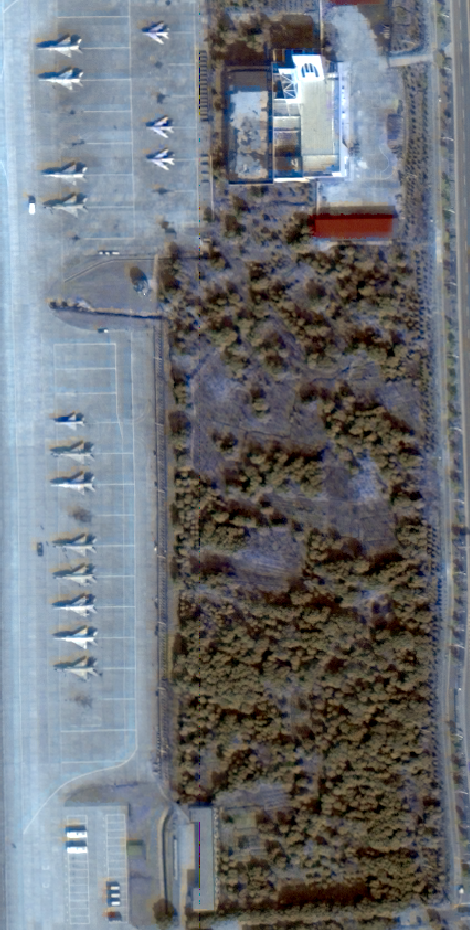
#> input picture images/Airfield_crop.png, 470 x 930 px
$ python test.py images/Airfield_crop.png
#> lines starting #> are read from the running program, lines starting #| are printed output that depends on the picture; after the words box and inside, x2 and y2 are one past the last pixel; in counts of white or black regions, pixels touching at a corner belong together
#!/usr/bin/python
import cv2
import numpy as np
import sys

if __name__ == '__main__':
    try:
        fn = sys.argv[1]
    except:
        fn = '../data/road/test_Adachi_00001.jpg'

    """
    img = cv2.imread(fn)
    #flag, img = cap.read()
    gray = cv2.cvtColor(img, cv2.COLOR_BGR2GRAY)

    cv2.imshow('Original',img)

    gray_filtered = cv2.inRange(gray, 190, 255)
    cv2.imshow('Gray filtered',gray_filtered)

    def update(_):
        thrs1 = cv2.getTrackbarPos('thrs1', 'edge')
        thrs2 = cv2.getTrackbarPos('thrs2', 'edge')
        edge = cv2.Canny(gray, thrs1, thrs2, apertureSize=5)

        vis = img.copy()
        vis = np.uint8(vis/2.)
        vis[edge != 0] = (0, 255, 0)
        cv2.imshow('edge', vis)

    cv2.namedWindow('edge')
    cv2.createTrackbar('thrs1', 'edge', 3240, 5000, update)
    cv2.createTrackbar('thrs2', 'edge', 5000, 5000, update)

    update(None)
    """

    img = cv2.imread(fn, 0)
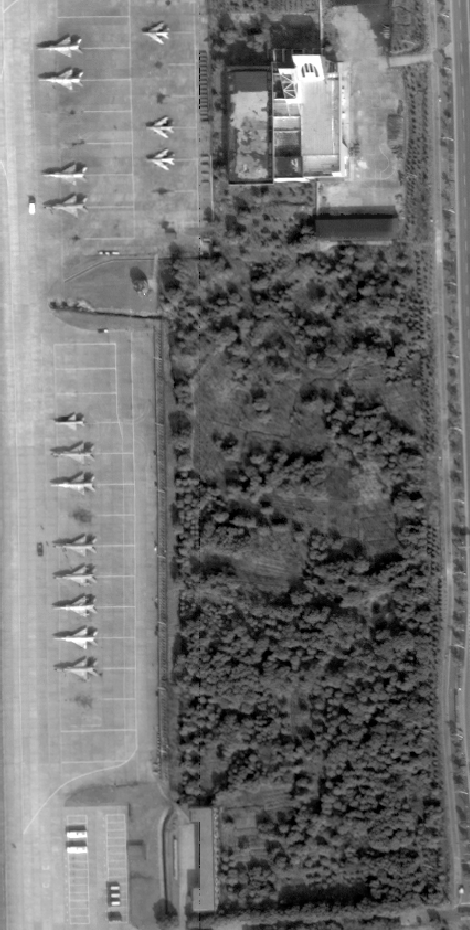
#> img: shape (930, 470); min 0, max 255, mean 112.1

    """
    adaptive threshold
    """
    img = cv2.medianBlur(img,5)
    edge = cv2.Canny(img, 3140, 5000, apertureSize=5)
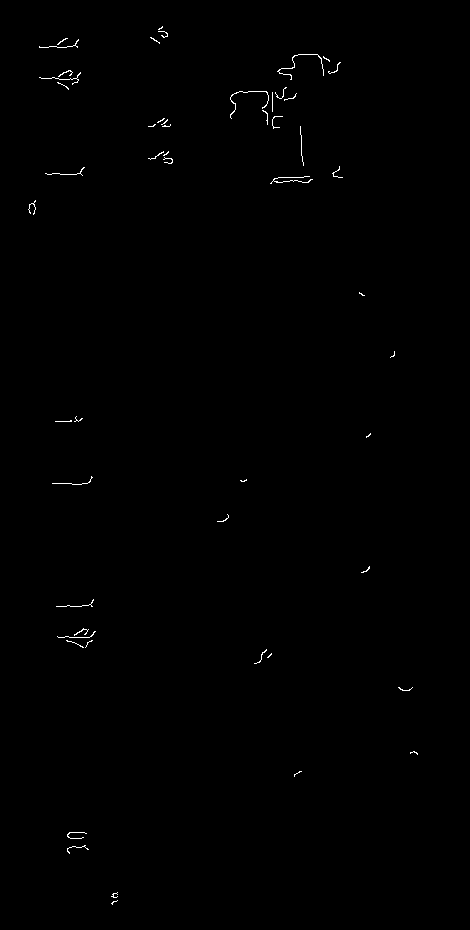
#> edge: shape (930, 470); 0.31% white in thin lines or dots, all inside (x1, y1, x2, y2) = (28, 26, 418, 905)


    vis = img.copy()
    vis = np.uint8(vis/2.)
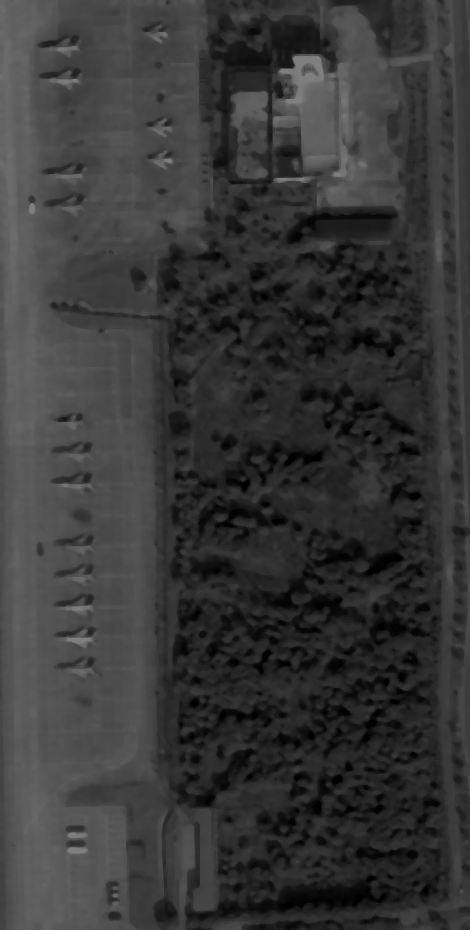
#> vis: shape (930, 470); min 0, max 127, mean 55.9
    vis[edge != 0] = 255
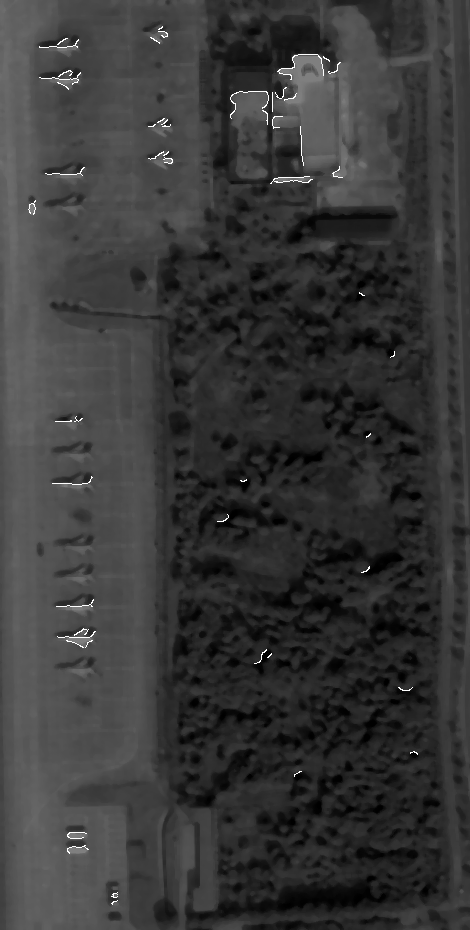
#> vis: shape (930, 470); 0.31% of pixels changed, all inside (x1, y1, x2, y2) = (28, 26, 418, 905)
    #img = vis


    thrs = 50
    ret,th1 = cv2.threshold(vis,thrs,255,cv2.THRESH_BINARY)
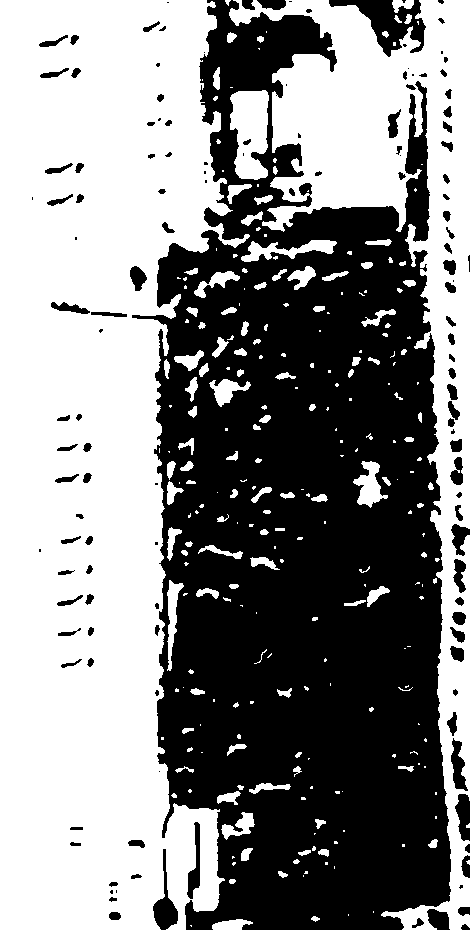
#> th1: shape (930, 470); 53.4% white; 135 black regions (34 under 20 px), largest, box (x1, y1, x2, y2) and area: (132, 0, 451, 930) 191266, (329, 0, 426, 57) 2273, (153, 849, 178, 930) 747
#> ret = 50
    th2 = cv2.adaptiveThreshold(img,255,cv2.ADAPTIVE_THRESH_MEAN_C, cv2.THRESH_BINARY,11,2)
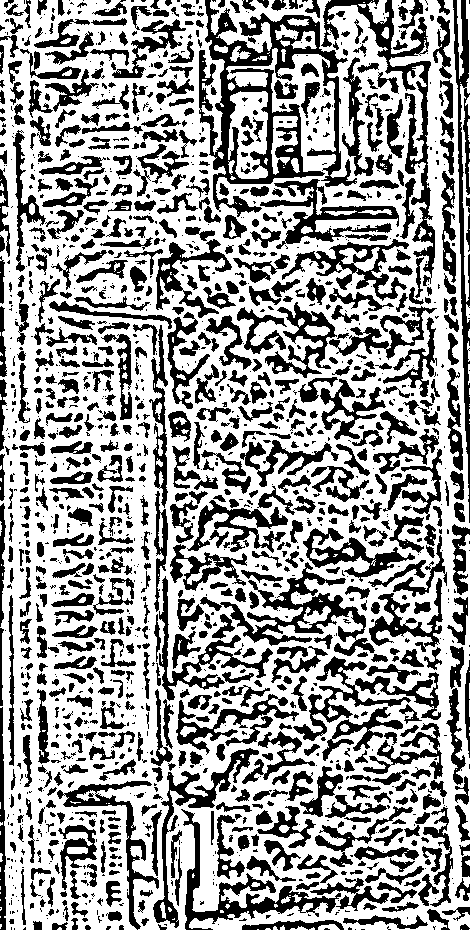
#> th2: shape (930, 470); 61.8% white; 1613 black regions (803 under 20 px), largest, box (x1, y1, x2, y2) and area: (199, 0, 357, 217) 9716, (321, 0, 435, 286) 4288, (200, 562, 375, 656) 3861
    th3 = cv2.adaptiveThreshold(img,255,cv2.ADAPTIVE_THRESH_GAUSSIAN_C, cv2.THRESH_BINARY,11,2)
#> th3: shape (930, 470); 68.7% white; 3597 black regions (2647 under 20 px), largest, box (x1, y1, x2, y2) and area: (199, 0, 374, 216) 8952, (211, 562, 368, 646) 3072, (180, 807, 336, 930) 2449
    th3 = np.uint8(th3/5.)
    th3[edge != 0] = 0
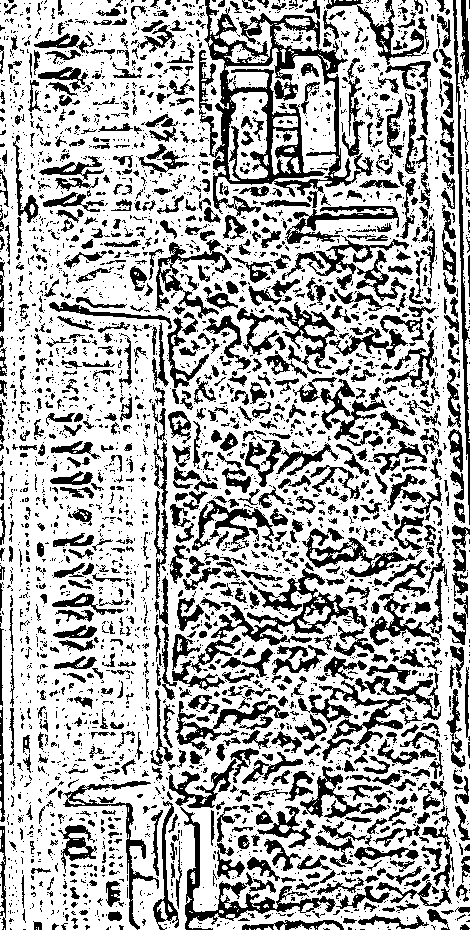
#> th3: shape (930, 470); values 0 (black) and 51 (white), 68.5% white; 3589 black regions (2645 under 20 px), largest, box (x1, y1, x2, y2) and area: (199, 0, 374, 216) 9226, (211, 562, 368, 646) 3072, (180, 807, 336, 930) 2449

    titles = ['Original Image', 'Global Thresholding (v = '+str(thrs)+')',
                'Adaptive Mean Thresholding', 'Adaptive Gaussian Thresholding']
    images = [img, th1, th2, th3]

    for i in xrange(4):
#> (the run stopped early here; a loop or call above may not have finished)

$ run again, on images/Tuchengzi01_crop1.png
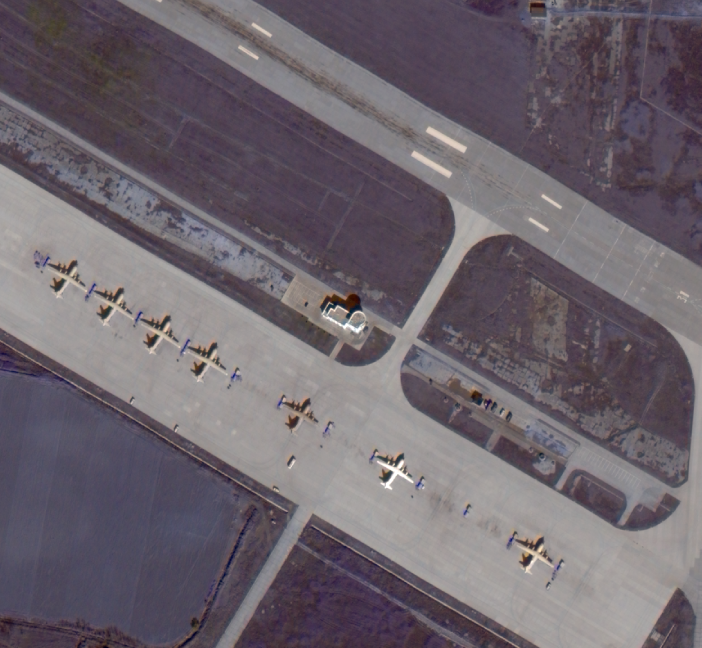
#> input picture images/Tuchengzi01_crop1.png, 2104 x 1942 px (shown at 1/3 size)
#> `edge = cv2.Canny(img, 3140, 5000, apertureSize=5)`:
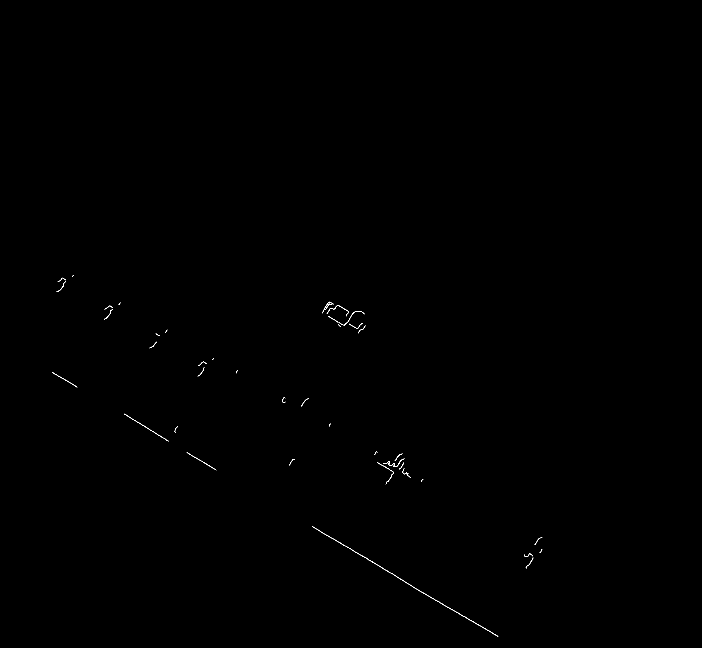
#> edge: shape (1942, 2104) (shown at 1/3 size); 0.08% white in thin lines or dots, all inside (x1, y1, x2, y2) = (156, 825, 1627, 1910)
#> th1: shape (1942, 2104); 41.1% white; 287 white regions (108 under 20 px), largest, box (x1, y1, x2, y2) and area: (0, 0, 2104, 1942) 1617913, (1537, 1106, 1734, 1258) 6975, (1614, 923, 1703, 1084) 4719
#> ret = 50
#> th2: shape (1942, 2104); 81.6% white; 22337 black regions (17094 under 20 px), largest, box (x1, y1, x2, y2) and area: (0, 299, 1018, 1071) 28730, (1201, 1032, 2041, 1594) 27773, (1250, 701, 2086, 1464) 24537
#> `th3[edge != 0] = 0`:
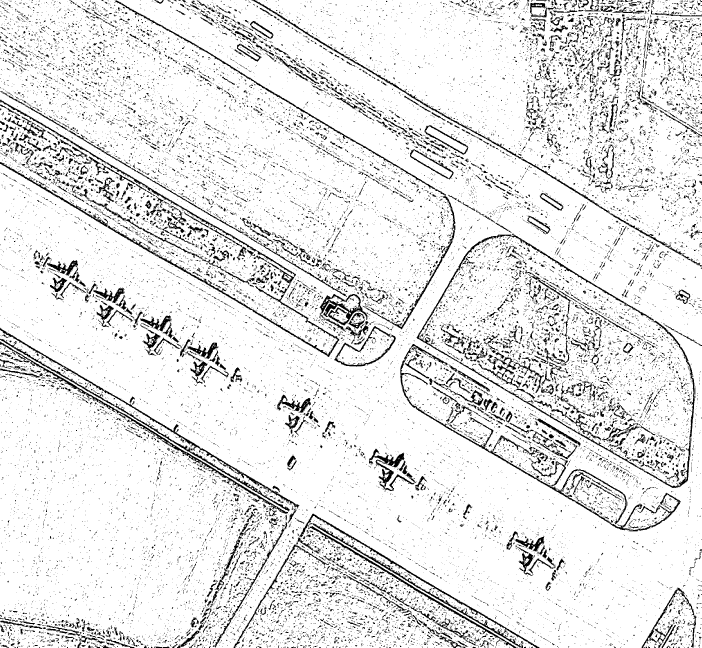
#> th3: shape (1942, 2104) (shown at 1/3 size); values 0 (black) and 51 (white), 89.9% white; 28883 black regions (26262 under 20 px), largest, box (x1, y1, x2, y2) and area: (0, 299, 1018, 1071) 14087, (1201, 1032, 2041, 1594) 11365, (1250, 703, 2084, 1464) 11032

$ run again, on images/Wugong_crop.png
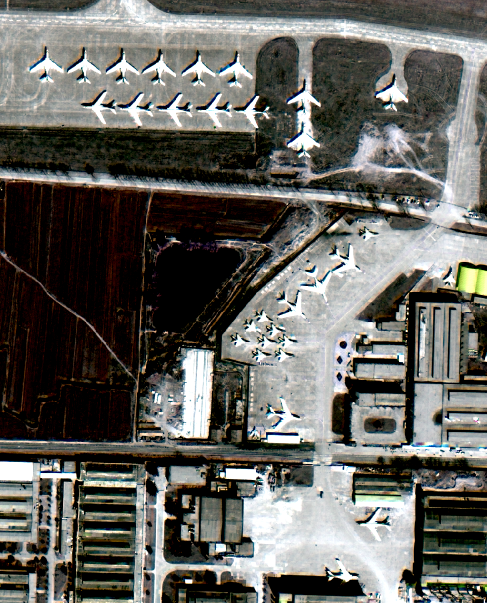
#> input picture images/Wugong_crop.png, 973 x 1206 px (shown at 1/2 size)
#> `edge = cv2.Canny(img, 3140, 5000, apertureSize=5)`:
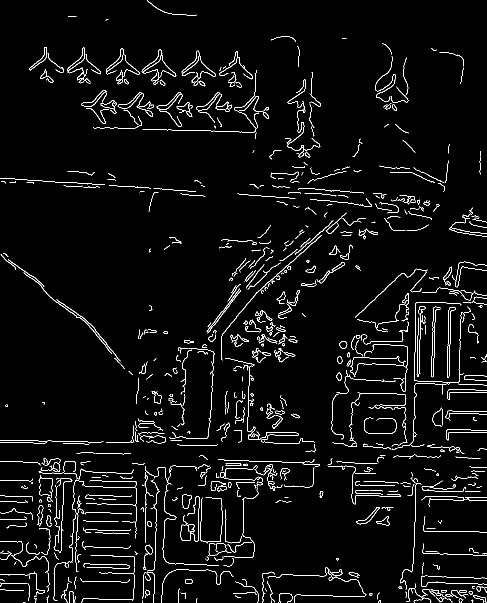
#> edge: shape (1206, 973) (shown at 1/2 size); 3.6% white in thin lines or dots
#> th1: shape (1206, 973); 47.8% white; 260 white regions (120 under 20 px), largest, box (x1, y1, x2, y2) and area: (0, 0, 973, 1206) 471792, (0, 337, 744, 580) 19821, (212, 695, 445, 904) 19237
#> ret = 50
#> th2: shape (1206, 973); 59.5% white; 2702 black regions (1489 under 20 px), largest, box (x1, y1, x2, y2) and area: (0, 314, 973, 905) 71185, (0, 885, 640, 1141) 31473, (353, 69, 878, 348) 27152
#> `th3[edge != 0] = 0`:
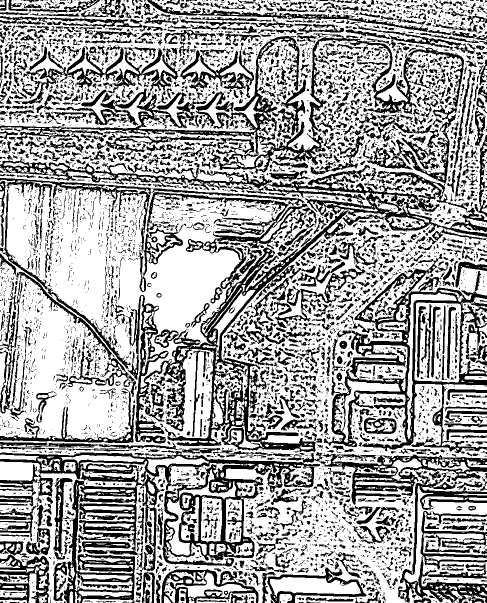
#> th3: shape (1206, 973) (shown at 1/2 size); values 0 (black) and 51 (white), 64.2% white; 6416 black regions (4782 under 20 px), largest, box (x1, y1, x2, y2) and area: (252, 270, 973, 905) 55701, (0, 900, 973, 1206) 53092, (0, 71, 836, 348) 25082

$ run again, on images/Wugong_crop1.png
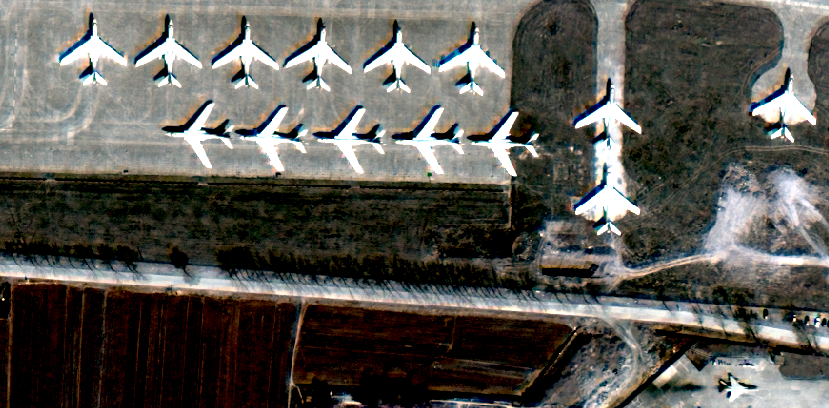
#> input picture images/Wugong_crop1.png, 829 x 408 px
#> edge: shape (408, 829); 2.9% white in thin lines or dots
#> th1: shape (408, 829); 41.8% white; 64 white regions (41 under 20 px), largest, box (x1, y1, x2, y2) and area: (0, 0, 541, 187) 87795, (539, 0, 829, 288) 20232, (0, 257, 744, 408) 17408
#> ret = 50
#> th2: shape (408, 829); 58% white; 823 black regions (447 under 20 px), largest, box (x1, y1, x2, y2) and area: (0, 234, 829, 408) 20349, (353, 0, 683, 268) 18185, (0, 98, 508, 241) 11605
#> `th3[edge != 0] = 0`:
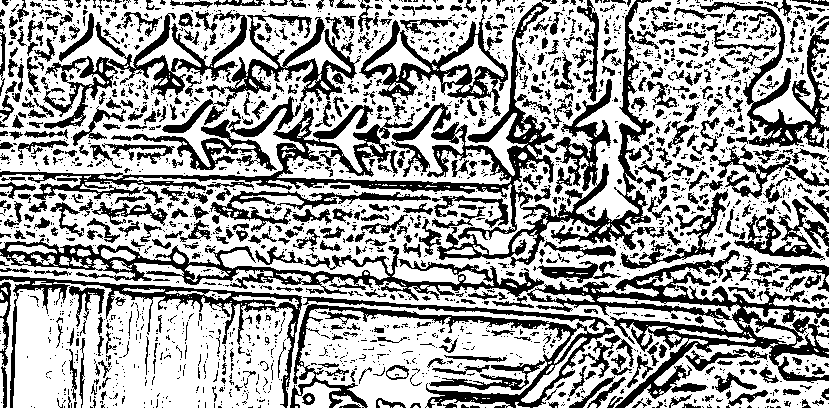
#> th3: shape (408, 829); values 0 (black) and 51 (white), 63.8% white; 2247 black regions (1678 under 20 px), largest, box (x1, y1, x2, y2) and area: (0, 0, 665, 268) 19725, (527, 250, 829, 408) 9743, (0, 238, 544, 308) 7335
